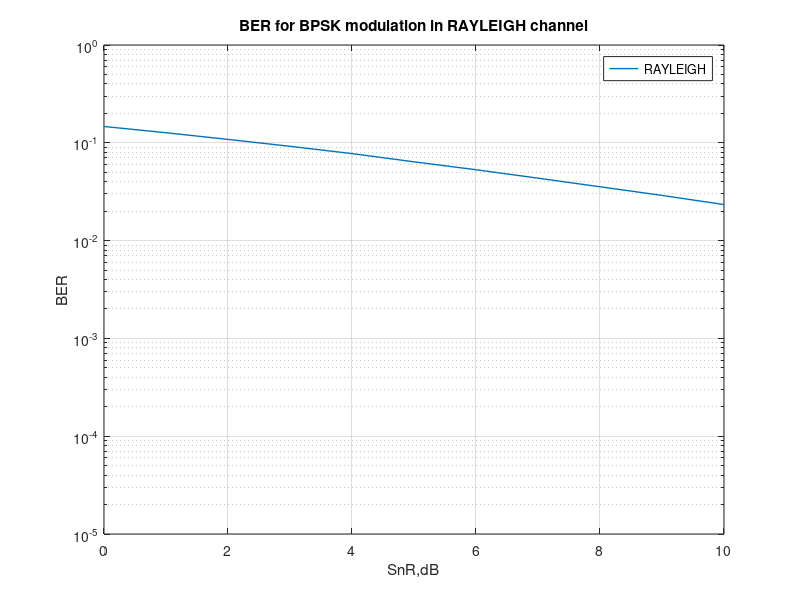

MATLAB code to generate this figure:
% Computing BER for BPSK modulation in a Rayleigh fading channel
clear; close all; clc; tic;
n = 10^6; % number of bits or symbols
bits = rand(1,n)>0.5; % generating 0,1 with equal probability
signal = 2*bits-1; % BPSK modulation 0 -> -1; 1 -> 1
Eb_n0_dB = [0:10]; % multbitsle Eb/n0 values
for i = 1:length(Eb_n0_dB)
   gn = 1/sqrt(2)*[randn(1,n) + j*randn(1,n)]; % white gaussian noise, 0dB variance 
   h = 1/sqrt(2)*[randn(1,n) + j*randn(1,n)]; % Rayleigh channel
   y = h.*signal + 10^(-Eb_n0_dB(i)/20)*gn;% Channel and noise addition 
   yHat = y./h;% equalization
   bitsHat = real(yHat)>0;% receiver - hard decision decoding
   num_Error(i) = size(find([bits- bitsHat]),2); % counting the errors
end
sim_BER = num_Error/n; % simulated ber
Ebn0Lin = 10.^(Eb_n0_dB/10);%Making snr linear for plotting
figure;
semilogy(Eb_n0_dB,sim_BER,'-','LineWidth',1);
axis([0 10 10^-5 1]);grid on;
legend( 'RAYLEIGH');xlabel('SnR,dB');ylabel('BER');
title('BER for BPSK modulation in RAYLEIGH channel');